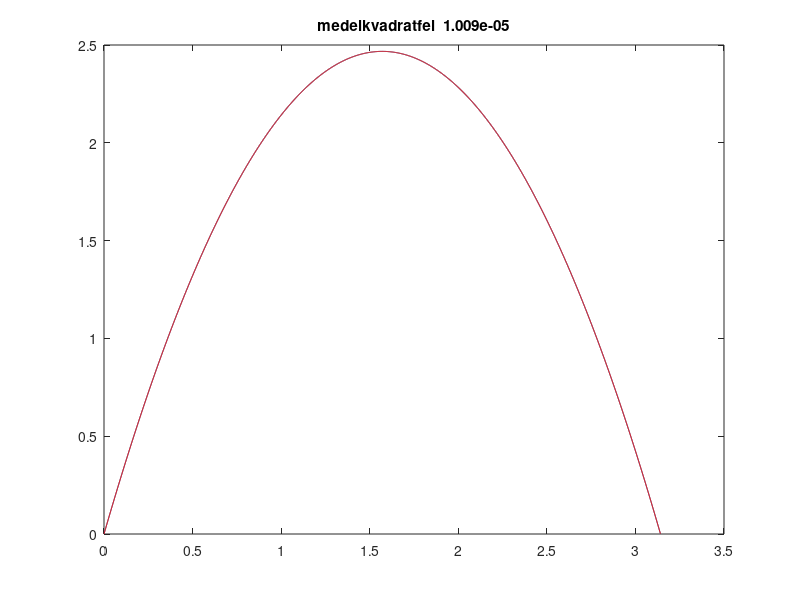

The MATLAB source for this figure:
clear all
close all
N=100;
figure
x=0:0.001:pi;
f=zeros(1,length(x));
s=0;
for n=1:N
    f=f-4*((-1)^n -1)/n^3/pi*sin(n*x);
    s=s+(4*((-1)^n -1)/n^3/pi)^2;
end
plot(x,f)
hold on
plot(x,x.*(pi-x),'r')
s=pi*s/2;
E=sqrt(pi^5/30 -s)
title(['medelkvadratfel  ', num2str(E)])
hold off
